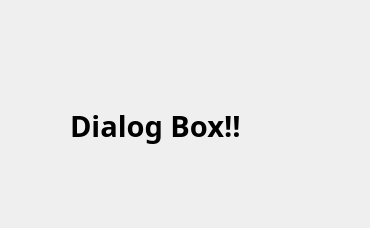
<?xml version="1.0" encoding="UTF-8"?>
<ui version="4.0">
 <class>Dialog</class>
 <widget class="QDialog" name="Dialog">
  <property name="geometry">
   <rect>
    <x>0</x>
    <y>0</y>
    <width>370</width>
    <height>228</height>
   </rect>
  </property>
  <property name="windowTitle">
   <string>Dialog</string>
  </property>
  <widget class="QLabel" name="label">
   <property name="geometry">
    <rect>
     <x>70</x>
     <y>100</y>
     <width>191</width>
     <height>51</height>
    </rect>
   </property>
   <property name="font">
    <font>
     <family>Agency FB</family>
     <pointsize>22</pointsize>
     <weight>75</weight>
     <bold>true</bold>
    </font>
   </property>
   <property name="text">
    <string>Dialog Box!!</string>
   </property>
  </widget>
 </widget>
 <resources/>
 <connections/>
</ui>
